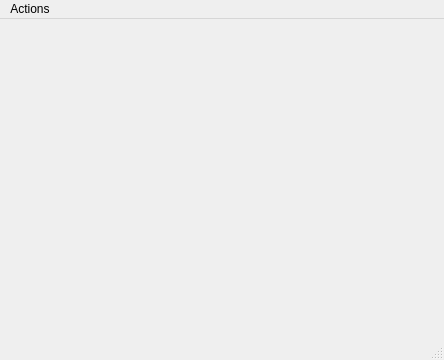
<?xml version="1.0" encoding="UTF-8"?>
<ui version="4.0">
 <class>DebugWindow</class>
 <widget class="QMainWindow" name="DebugWindow">
  <property name="geometry">
   <rect>
    <x>0</x>
    <y>0</y>
    <width>444</width>
    <height>360</height>
   </rect>
  </property>
  <property name="windowTitle">
   <string>Debug Messages</string>
  </property>
  <widget class="QWidget" name="centralwidget">
   <layout class="QVBoxLayout" name="verticalLayout"/>
  </widget>
  <widget class="QMenuBar" name="menubar">
   <property name="geometry">
    <rect>
     <x>0</x>
     <y>0</y>
     <width>444</width>
     <height>22</height>
    </rect>
   </property>
   <widget class="QMenu" name="menuActions">
    <property name="title">
     <string>Actions</string>
    </property>
    <addaction name="actionOpen_One_Note_Page"/>
   </widget>
   <addaction name="menuActions"/>
  </widget>
  <widget class="QStatusBar" name="statusbar"/>
  <action name="actionOpen_One_Note_Page">
   <property name="text">
    <string>Open One Note Page</string>
   </property>
  </action>
 </widget>
 <resources/>
 <connections/>
</ui>
